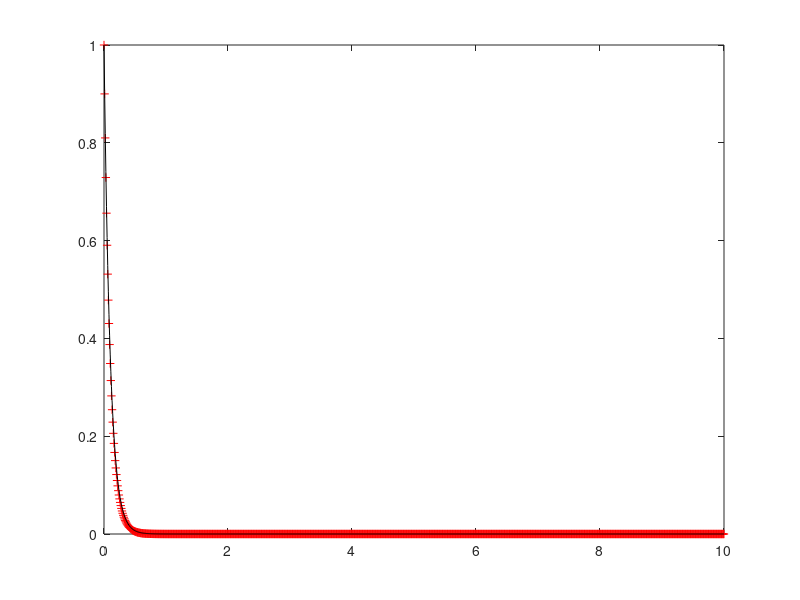

This figure's MATLAB source:
#!/usr/bin/env octave
# File: eulermethod.m
# Name: D.Saravanan
# Date: 02/12/2021

""" Script to implement the Euler explicit scheme for y' = -10y with y(1) = 1 """

td = 10;                % time period
dt = 0.01;              % time step
N = td/dt;              % number of steps
t = zeros(N+1, 1);      % time step vector
y = zeros(N+1, 1);      % solution vector
t(1) = 0;              
y(1) = 1;               

for k = 1:N
    t(k+1) = t(k) + dt;
    y(k+1) = y(k) + dt * (-10 * y(k));
end

exact = exp(-10*t);     % exact solution

plot(t, y, 'r+');
hold on;
plot(t, exact, 'k-');
print('eulermethod.png', '-dpng')
